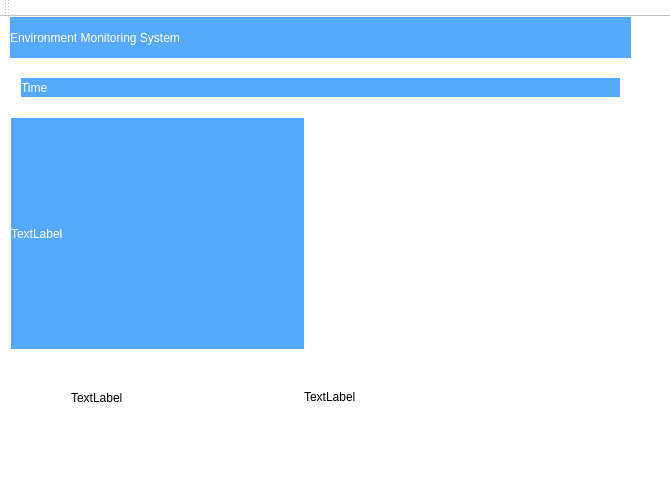
<?xml version="1.0" encoding="UTF-8"?>
<ui version="4.0">
 <class>serialComm</class>
 <widget class="QMainWindow" name="serialComm">
  <property name="geometry">
   <rect>
    <x>0</x>
    <y>0</y>
    <width>670</width>
    <height>496</height>
   </rect>
  </property>
  <property name="maximumSize">
   <size>
    <width>1000</width>
    <height>1000</height>
   </size>
  </property>
  <property name="windowTitle">
   <string>serialComm</string>
  </property>
  <property name="styleSheet">
   <string notr="true">background-color: rgb(255, 255, 255);</string>
  </property>
  <widget class="QWidget" name="centralWidget">
   <widget class="QLabel" name="label_5">
    <property name="geometry">
     <rect>
      <x>10</x>
      <y>0</y>
      <width>621</width>
      <height>41</height>
     </rect>
    </property>
    <property name="contextMenuPolicy">
     <enum>Qt::DefaultContextMenu</enum>
    </property>
    <property name="styleSheet">
     <string notr="true">background-color: rgb(85, 170, 255);
font: 75 24pt &quot;Ubuntu&quot;;
color: rgb(255, 255, 255);


</string>
    </property>
    <property name="text">
     <string>Environment Monitoring System</string>
    </property>
   </widget>
   <widget class="QWidget" name="layoutWidget">
    <property name="geometry">
     <rect>
      <x>10</x>
      <y>50</y>
      <width>621</width>
      <height>41</height>
     </rect>
    </property>
    <layout class="QHBoxLayout" name="horizontalLayout">
     <item>
      <widget class="QLabel" name="label">
       <property name="styleSheet">
        <string notr="true">background-color: rgb(85, 170, 255);
font: 75 24pt &quot;Ubuntu&quot;;
color: rgb(255, 255, 255);


</string>
       </property>
       <property name="text">
        <string>Time</string>
       </property>
      </widget>
     </item>
    </layout>
   </widget>
   <widget class="QWidget" name="layoutWidget">
    <property name="geometry">
     <rect>
      <x>60</x>
      <y>340</y>
      <width>481</width>
      <height>81</height>
     </rect>
    </property>
    <layout class="QHBoxLayout" name="horizontalLayout_2">
     <item>
      <widget class="QLabel" name="label_2">
       <property name="text">
        <string>TextLabel</string>
       </property>
      </widget>
     </item>
     <item>
      <widget class="QLabel" name="label_6">
       <property name="text">
        <string>&lt;html&gt;&lt;head/&gt;&lt;body&gt;&lt;p&gt;TextLabel&lt;/p&gt;&lt;/body&gt;&lt;/html&gt;</string>
       </property>
      </widget>
     </item>
    </layout>
   </widget>
   <widget class="QLabel" name="label_3">
    <property name="geometry">
     <rect>
      <x>11</x>
      <y>101</y>
      <width>301</width>
      <height>231</height>
     </rect>
    </property>
    <property name="layoutDirection">
     <enum>Qt::LeftToRight</enum>
    </property>
    <property name="styleSheet">
     <string notr="true">background-color: rgb(85, 170, 255);
font: 20pt &quot;Sans Serif&quot;;
color: rgb(255, 255, 255);


</string>
    </property>
    <property name="text">
     <string>TextLabel</string>
    </property>
   </widget>
   <widget class="QLabel" name="label_4">
    <property name="geometry">
     <rect>
      <x>304</x>
      <y>91</y>
      <width>321</width>
      <height>251</height>
     </rect>
    </property>
    <property name="text">
     <string/>
    </property>
   </widget>
   <zorder>layoutWidget</zorder>
   <zorder>layoutWidget</zorder>
   <zorder>layoutWidget</zorder>
   <zorder>label_5</zorder>
  </widget>
  <widget class="QMenuBar" name="menuBar">
   <property name="geometry">
    <rect>
     <x>0</x>
     <y>0</y>
     <width>670</width>
     <height>20</height>
    </rect>
   </property>
  </widget>
  <widget class="QToolBar" name="mainToolBar">
   <attribute name="toolBarArea">
    <enum>TopToolBarArea</enum>
   </attribute>
   <attribute name="toolBarBreak">
    <bool>false</bool>
   </attribute>
  </widget>
  <widget class="QStatusBar" name="statusBar"/>
 </widget>
 <layoutdefault spacing="6" margin="11"/>
 <resources/>
 <connections/>
</ui>
